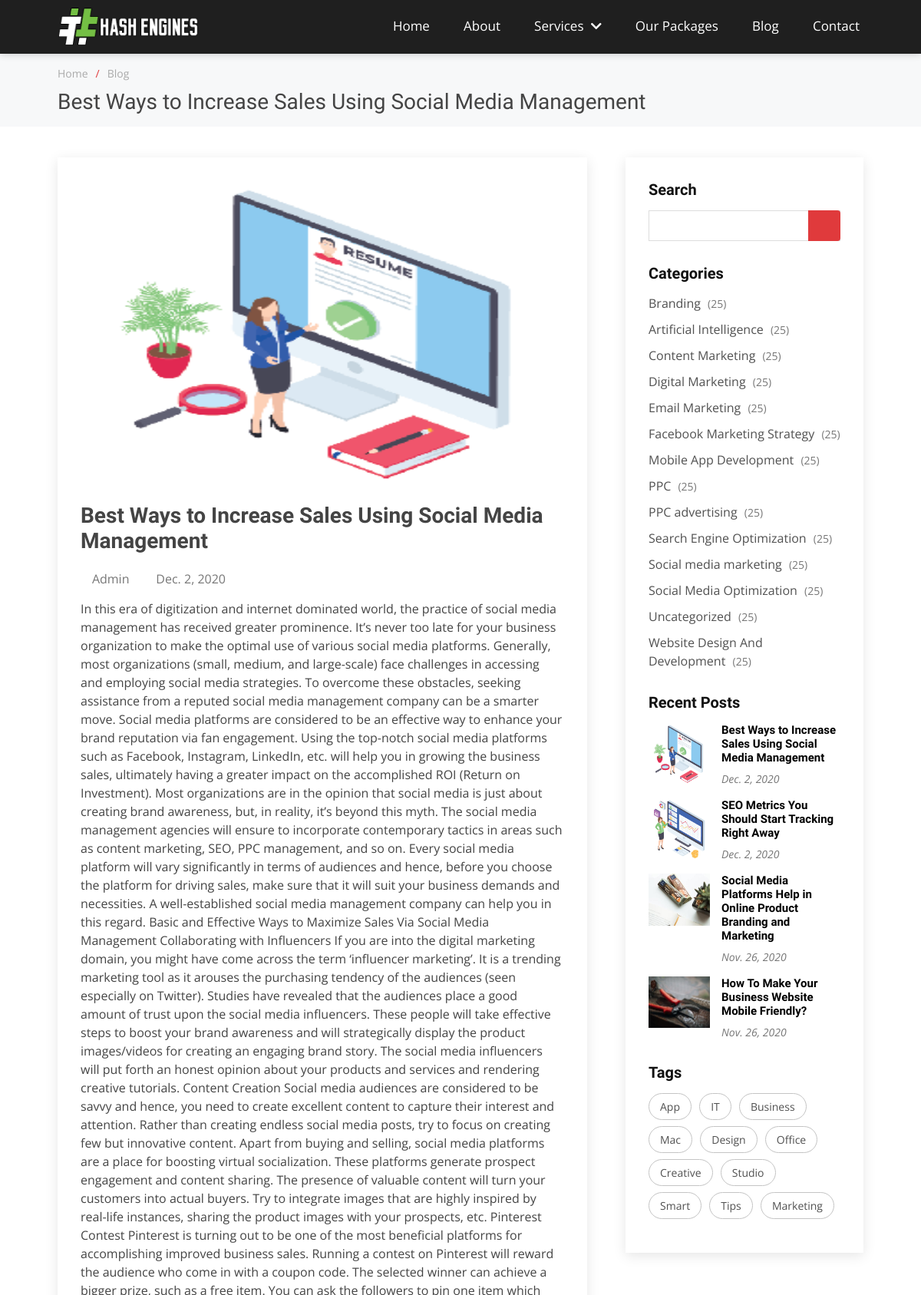
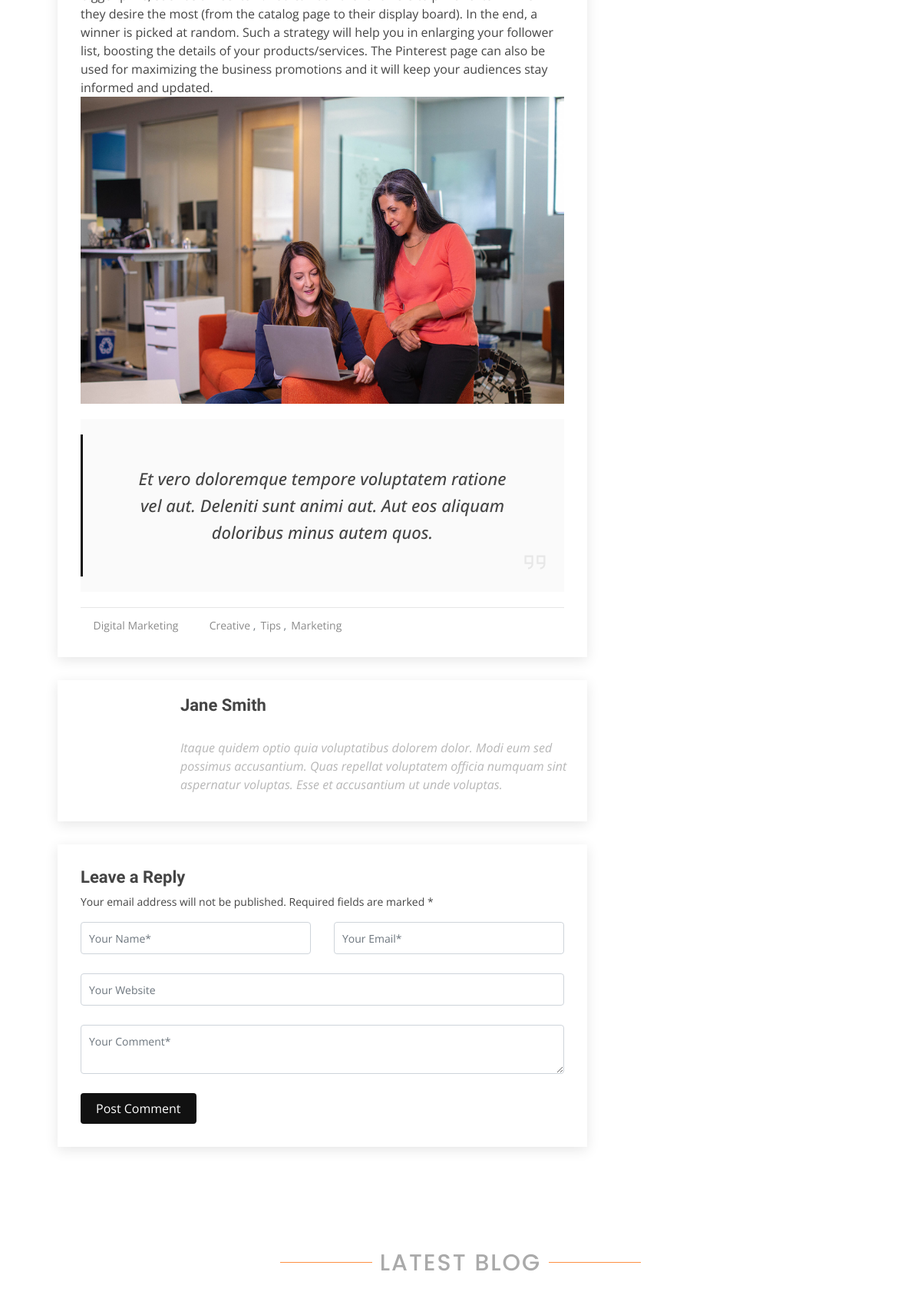
The app's page /blog/best-ways-increase-sales-using-social-media-management (upper part) with its own data (2 pictures, top to bottom).
### blogs/models.py (models this page shows, shortened)
class Blog(models.Model):
    link = models.SlugField(max_length=256,unique=True)
    blogimage = models.ImageField(upload_to='blogs/')
    title = models.CharField(max_length=256,unique=True)
    category = models.ForeignKey(to=BlogCategory, on_delete = models.CASCADE)
    author = models.ForeignKey(to=Author,on_delete=models.CASCADE,default='Admin')
    description = models.TextField()
    metadescription = models.TextField(max_length=256, blank=False)
    metakeywords = models.TextField(max_length=256,default='')
    status = models.IntegerField(default=0,choices=BLOGS_STATUS)
    published = models.DateField()
    tags = TaggableManager()

class Author(models.Model):
    name = models.CharField(max_length=50,unique=True,default='Admin')
    email = models.CharField(max_length=50,unique=True)
    def __str__(self):
        return self.name

class BlogCategory(models.Model):
    postcategory = models.CharField(max_length=100, blank=False, unique=True)
    def __str__(self):
        return self.postcategory

### blogs/views.py (the view)
# urls.py: path('<slug:link>',BlogDetailPage,name='BlogDetailPage'),
def BlogDetailPage(request,link):
    getBlog = Blog.objects.filter(link=link)
    tags = [tag for tag in Blog.objects.all() if tag is not None]
    categories = BlogCategory.objects.all()
    recentpost = Blog.objects.filter(status=2).order_by('-published')[0:5]
    return render(
        request,'blogdetailpage.html',
        {
            'blog':getBlog,
            'categories':categories,
            'recentpost':recentpost,
            'tags':tags,
            'metatitle':Blog.objects.filter(link=link)[0]
        }
        )

### templates/blogdetailpage.html (shortened to what this page needs)
{% extends "home.html" %}
{% block content %}
{% for content in blog %}
<section class="breadcrumbs">
  <div class="container widthadjust">
    <ol>
      <li><a href="{% url 'home' %}">Home</a></li>
      <li><a href="{% url 'blogs' %}">Blog</a></li>
    </ol>
    <h2>{{content.title}}</h2>
  </div>
</section>
<section id="blog" class="blog">
  <div class="container widthadjust">
    <div class="row">
      <div class="col-lg-8 entries">
        <article class="entry entry-single">
          <div class='text-center'>
            <img src="{{content.blogimage.url}}" alt="{{content.link}}" class="img-fluid">
          </div>
          <h2 class="entry-title">
            {{content.title}}
          </h2>
          <div class="entry-meta">
            <ul>
              <li class="d-flex align-items-center"><i class="icofont-user"></i>{{content.author}}</li>
              <li class="d-flex align-items-center"><i class="icofont-wall-clock"></i></time>{{content.published}}</time></a></li>
            </ul>
          </div>
          <div class="entry-content">
            {{content.description | safe}}
            <blockquote>
              <i class="icofont-quote-left quote-left"></i>
              <p>
                Et vero doloremque tempore voluptatem ratione vel aut. Deleniti sunt animi aut. Aut eos aliquam doloribus minus autem quos.
              </p>
              <i class="las la-quote-right quote-right"></i>
              <i class="icofont-quote-right quote-right"></i>
            </blockquote>
          </div>
          <div class="entry-footer clearfix">
            <div class="float-left">
              <i class="icofont-folder"></i>
              <ul class="cats">
                <li><a href="#">{{content.category}}</a></li>
              </ul>
              <i class="icofont-tags"></i>
              <ul class="tags">
                <li><a href="#">Creative</a></li>
                <li><a href="#">Tips</a></li>
                <li><a href="#">Marketing</a></li>
              </ul>
            </div>
            <div class="float-right share">
              <a href="" title="Share on Twitter"><i class="icofont-twitter"></i></a>
              <a href="" title="Share on Facebook"><i class="icofont-facebook"></i></a>
              <a href="" title="Share on Instagram"><i class="icofont-instagram"></i></a>
            </div>
          </div>
        </article>
        {% endfor %}
        <div class="blog-author clearfix">
          <h4>Jane Smith</h4>
          <div class="social-links">
            <a href="https://twitters.com/#"><i class="icofont-twitter"></i></a>
            <a href="https://facebook.com/#"><i class="icofont-facebook"></i></a>
            <a href="https://instagram.com/#"><i class="icofont-instagram"></i></a>
          </div>
          <p>
            Itaque quidem optio quia voluptatibus dolorem dolor. Modi eum sed possimus accusantium. Quas repellat voluptatem officia numquam sint aspernatur voluptas. Esse et accusantium ut unde voluptas.
          </p>
        </div>
        <div class="blog-comments">
          <div class="reply-form">
            <h4>Leave a Reply</h4>
            <p>Your email address will not be published. Required fields are marked * </p>
            <form action="">
              <div class="row">
                <div class="col-md-6 form-group">
                  <input name="name" type="text" class="form-control" placeholder="Your Name*">
                </div>
                <div class="col-md-6 form-group">
                  <input name="email" type="text" class="form-control" placeholder="Your Email*">
                </div>
              </div>
              <div class="row">
                <div class="col form-group">
                  <input name="website" type="text" class="form-control" placeholder="Your Website">
                </div>
              </div>
              <div class="row">
                <div class="col form-group">
                  <textarea name="comment" class="form-control" placeholder="Your Comment*"></textarea>
                </div>
              </div>
              <button type="submit" class="btn btn-primary">Post Comment</button>
            </form>
          </div>
        </div>
      </div>
      <div class="col-lg-4">
        <div class="sidebar">
          <h3 class="sidebar-title">Search</h3>
          <div class="sidebar-item search-form">
            <form action="">
              <input type="text">
              <button type="submit"><i class="icofont-search"></i></button>
            </form>
          </div>
          <h3 class="sidebar-title">Categories</h3>
          <div class="sidebar-item categories">
            <ul>
              {% for category in categories %}
              <li><a href="#">{{category}} <span>(25)</span></a></li>
              {% endfor %}
            </ul>
          </div>
          <h3 class="sidebar-title">Recent Posts</h3>
          <div class="sidebar-item recent-posts">
            {% for post in recentpost %}
            <div class="post-item clearfix">
              <img src="{{post.blogimage.url}}" alt="{{post.title}}">
              <h4><a href="{% url 'BlogDetailPage' post.link %}">{{post.title}}</a></h4>
              <time datetime="2020-01-01">{{post.published}}</time>
            </div>
            {% endfor %}
          </div>
          <h3 class="sidebar-title">Tags</h3>
          <div class="sidebar-item tags">
            <ul>
              <li><a href="#">App</a></li>
              <li><a href="#">IT</a></li>
              <li><a href="#">Business</a></li>
              <li><a href="#">Mac</a></li>
              <li><a href="#">Design</a></li>
              <li><a href="#">Office</a></li>
              <li><a href="#">Creative</a></li>
              <li><a href="#">Studio</a></li>
              <li><a href="#">Smart</a></li>
              <li><a href="#">Tips</a></li>
              <li><a href="#">Marketing</a></li>
            </ul>
          </div>
        </div>
      </div>
    </div>
  </div>
</section>
{% endblock %}

### static/assets/css/header.css (style rules this page uses)
a { text-decoration: none; }
.container { width: 90%;max-width:1170px;margin:0 auto; }

### records on screen
Blog: title "Best Ways to Increase Sales Using Social Media Management", blogimage (picture), author "Admin", published "Dec. 2, 2020", description "In this era of digitization and internet dominated world, the practice of social media management has received greater prominence. It’s never too late for your business organization to make the optimal use of various social media platforms. Generally, most organizations (small, medium, and large-scale) face challenges in accessing and employing social media strategies. To overcome these obstacles, seeking assistance from a reputed social media management company can be a smarter move. Social media platforms are considered to be an effective way to enhance your brand reputation via fan engagement. Using the top-notch social media platforms such as Facebook, Instagram, LinkedIn, etc. will…", description (picture), category "Digital Marketing"
BlogCategory: postcategory "Branding"
BlogCategory: postcategory "Artificial Intelligence"
BlogCategory: postcategory "Content Marketing"
BlogCategory: postcategory "Digital Marketing"
BlogCategory: postcategory "Email Marketing"
BlogCategory: postcategory "Facebook Marketing Strategy"
BlogCategory: postcategory "Mobile App Development"
BlogCategory: postcategory "PPC"
BlogCategory: postcategory "PPC advertising"
BlogCategory: postcategory "Search Engine Optimization"
BlogCategory: postcategory "Social media marketing"
BlogCategory: postcategory "Social Media Optimization"
BlogCategory: postcategory "Uncategorized"
BlogCategory: postcategory "Website Design And Development"
Blog: blogimage (picture), title "SEO Metrics You Should Start Tracking Right Away", published "Dec. 2, 2020"
Blog: blogimage (picture), title "Social Media Platforms Help in Online Product Branding and Marketing", published "Nov. 26, 2020"
Blog: blogimage (picture), title "How To Make Your Business Website Mobile Friendly?", published "Nov. 26, 2020"
